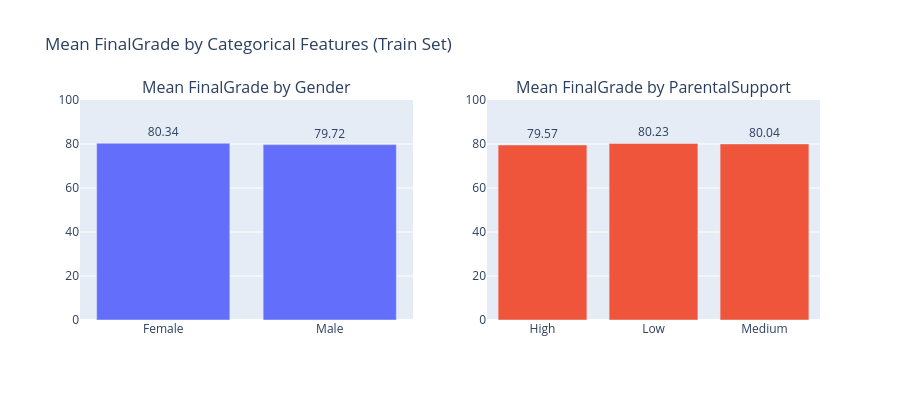

Notebook cell for this chart:
### Markdown cell above
## Cell 9 — EDA: Categorical Features vs FinalGrade

We check whether categorical features have any relationship with the target.  
If mean FinalGrade is similar across all categories, the feature may not be useful.

### Code cell
# Mean FinalGrade by categorical features
cat_cols = ['Gender', 'ParentalSupport']

fig = make_subplots(rows=1, cols=2,
                    subplot_titles=[f'Mean FinalGrade by {c}' for c in cat_cols])

for i, col in enumerate(cat_cols, 1):
    group = (
        df_train.groupby(col)['FinalGrade']
        .mean()
        .reset_index()
        .dropna()
    )
    fig.add_trace(
        go.Bar(x=group[col], y=group['FinalGrade'].round(2),
               name=col, showlegend=False,
               text=group['FinalGrade'].round(2), textposition='outside'),
        row=1, col=i
    )

fig.update_layout(
    title='Mean FinalGrade by Categorical Features (Train Set)',
    height=400, yaxis_range=[0, 100], yaxis2_range=[0, 100]
)
fig.show()

##"Categorical features such as Gender and ParentalSupport show very small differences in mean FinalGrade, suggesting weak predictive power."

### Figure 1 — Plotly figure (JSON) as saved in the notebook; plotly's stock layout.template omitted (floating-point values rounded to 4 significant figures)
{"data": [{"name": "Gender", "showlegend": false, "text": [80.34, 79.72], "textposition": "outside", "type": "bar", "x": ["Female", "Male"], "xaxis": "x", "y": [80.34, 79.72], "yaxis": "y"}, {"name": "ParentalSupport", "showlegend": false, "text": [79.57, 80.23, 80.04], "textposition": "outside", "type": "bar", "x": ["High", "Low", "Medium"], "xaxis": "x2", "y": [79.57, 80.23, 80.04], "yaxis": "y2"}], "layout": {"annotations": [{"font": {"size": 16}, "showarrow": false, "text": "Mean FinalGrade by Gender", "x": 0.225, "xanchor": "center", "xref": "paper", "y": 1, "yanchor": "bottom", "yref": "paper"}, {"font": {"size": 16}, "showarrow": false, "text": "Mean FinalGrade by ParentalSupport", "x": 0.775, "xanchor": "center", "xref": "paper", "y": 1, "yanchor": "bottom", "yref": "paper"}], "height": 400, "title": {"text": "Mean FinalGrade by Categorical Features (Train Set)"}, "xaxis": {"anchor": "y", "domain": [0, 0.45]}, "xaxis2": {"anchor": "y2", "domain": [0.55, 1]}, "yaxis": {"anchor": "x", "domain": [0, 1], "range": [0, 100]}, "yaxis2": {"anchor": "x2", "domain": [0, 1], "range": [0, 100]}}}
